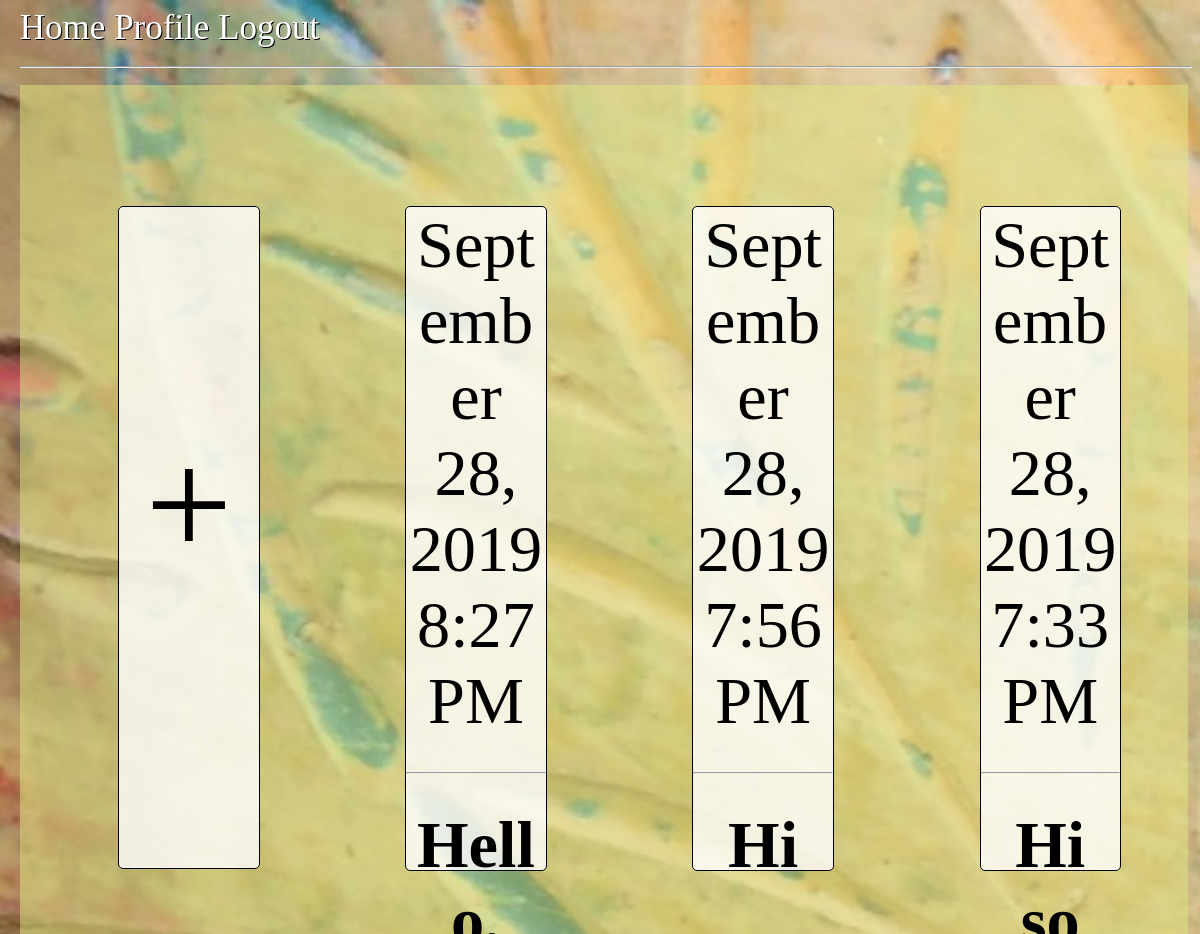
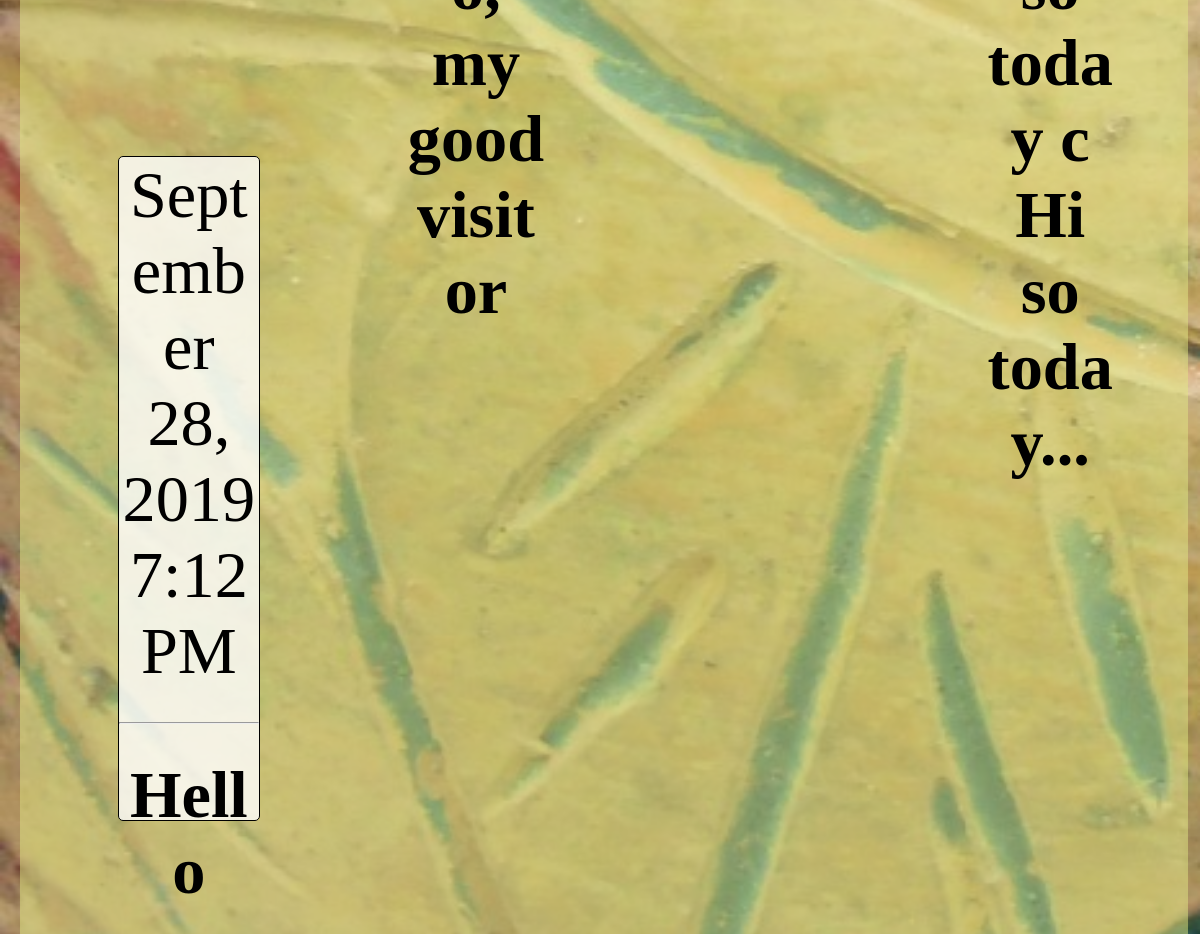
Page /journal (signed in) on the committed database (2 pictures, top to bottom).
### app/models.py (models this page shows, shortened)
class Post(db.Model):
    id = db.Column(db.Integer, primary_key=True)
    body = db.Column(db.String(140))
    timestamp = db.Column(db.DateTime, index=True, default=datetime.utcnow)
    user_id = db.Column(db.Integer, db.ForeignKey('user.id'))

### app/routes.py (the view)
@journal_app.route('/journal', methods=['GET', 'POST'])
@login_required
def journal():
    form = PostForm()
    if form.validate_on_submit():
        post = Post(body=form.post.data, author=current_user)
        db.session.add(post)
        db.session.commit()
        flash('Journal posted')
    user = {'username' : 'Ishan'}
    posts = Post.query.filter_by(user_id=current_user.id).order_by(Post.timestamp.desc())
    return render_template('journal.html', form=form, posts=posts)

### app/models.py (called while the page is built)
@login.user_loader
def load_user(id):
    return User.query.get(int(id))

### app/routes.py (called while the page is built)
@journal_app.before_request
def before_request():
    if current_user.is_authenticated:
        current_user.last_seen = datetime.utcnow()
        db.session.commit()

### app/templates/journal.html (shortened to what this page needs)
{% extends "base.html" %}
{% block head %}
      <link rel= "stylesheet" type= "text/css" href="{{ url_for('static',filename='styles/index.css') }}">
{% endblock %}
{% block content %}
        <div class="grid-container">
            <div class="new-memo" onclick="window.location.href='{{ url_for('new_entry') }}'"> + </div>
            {% for post in posts %}
                <div class="memo" onclick="window.location.href='{{ url_for('past_entry', record_id=post.id) }}'">
                    {{ moment(post.timestamp).format('LLL') }}
                    <hr>
                    <b>{{ post.body | truncate(29) }}</b>
                </div>
            {% endfor %}
        </div>
{% endblock %}

### app/static/styles/index.css (style rules this page uses)
.grid-container { display: grid; grid-template-columns: 20% 20% 20% 20%; grid-template-rows: 35% 35% 35% 35%; grid-gap: 5%; background-color: rgba(225, 231, 131, 0.5); width: 97%; margin-left: 1%; overflow: auto; padding: 10px; height: 100vh; font-size: 3vh; word-wrap: break-word; }
.grid-container > .memo { background-color: rgba(255, 255, 255, 0.8); border: 1px solid black; text-align: center; border-radius: 5px; height: 30vh; margin-top: 5vh; margin-left: 4vh; }
.grid-container > .new-memo { background-color: rgba(255, 255, 255, 0.8); border: 1px solid black; text-align: center; font-size: 7vh; border-radius: 5px; vertical-align: middle; line-height: 27vh; margin-top: 5vh; margin-left: 4vh; }

### rows in the picture
Post: timestamp "September 28, 2019 8:27 PM", body "Hello, my good visitor"
Post: timestamp "September 28, 2019 7:56 PM", body "Hi"
Post: timestamp "September 28, 2019 7:33 PM", body "Hi so today c Hi so today..."
Post: timestamp "September 28, 2019 7:12 PM", body "Hello"
